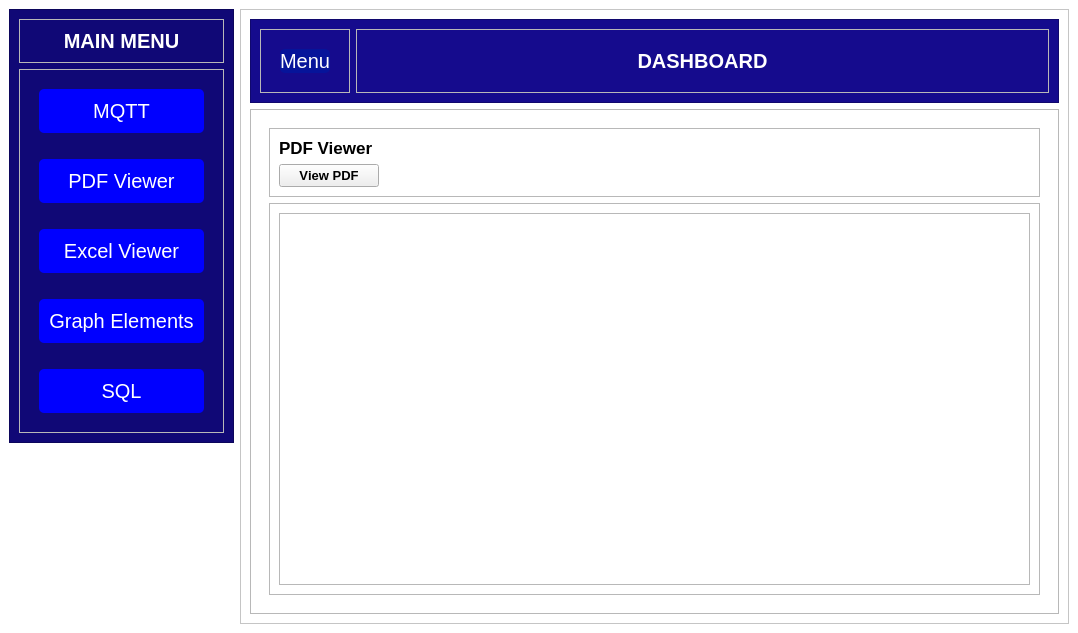
<?xml version="1.0" encoding="UTF-8"?>
<ui version="4.0">
 <class>MainWindow</class>
 <widget class="QMainWindow" name="MainWindow">
  <property name="geometry">
   <rect>
    <x>0</x>
    <y>0</y>
    <width>1078</width>
    <height>633</height>
   </rect>
  </property>
  <property name="windowTitle">
   <string>MainWindow</string>
  </property>
  <widget class="QWidget" name="centralwidget">
   <property name="styleSheet">
    <string notr="true">#frame_4{
background-colr:rgb(0, 21, 116);
}
#frame{
background-color: rgb(16, 8, 118);
}
#centralwidget{
background-color: white;
}
#frame_4  QPushButton{
background-color:rgb(0, 0, 255);
font-size: 20px;
margin:10px;
padding:10px;
border-radius:5px;
color:white;
}

#frame_3 QLabel{
color:white;
}
#frame_8 QLabel{
color:white;
}
#frame_7  QPushButton{
background-color:rgb(6, 20, 154);
color:white;
font-size: 20px;
margin:10px;
text-align: left;
border-radius:5px
}
#frame_7{
width:20px;
}
#frame_5{
background-color:rgb(21, 11, 141);
}
#frame_9 QLabel{
color:black;

}
#frame_2{
background-color:white;

}

</string>
   </property>
   <layout class="QHBoxLayout" name="horizontalLayout">
    <item alignment="Qt::AlignTop">
     <widget class="QFrame" name="frame">
      <property name="sizePolicy">
       <sizepolicy hsizetype="Preferred" vsizetype="Expanding">
        <horstretch>0</horstretch>
        <verstretch>0</verstretch>
       </sizepolicy>
      </property>
      <property name="frameShape">
       <enum>QFrame::StyledPanel</enum>
      </property>
      <property name="frameShadow">
       <enum>QFrame::Raised</enum>
      </property>
      <layout class="QVBoxLayout" name="verticalLayout">
       <item alignment="Qt::AlignTop">
        <widget class="QFrame" name="frame_3">
         <property name="frameShape">
          <enum>QFrame::StyledPanel</enum>
         </property>
         <property name="frameShadow">
          <enum>QFrame::Raised</enum>
         </property>
         <layout class="QHBoxLayout" name="horizontalLayout_2">
          <item alignment="Qt::AlignTop">
           <widget class="QLabel" name="label">
            <property name="font">
             <font>
              <pointsize>15</pointsize>
              <weight>75</weight>
              <bold>true</bold>
             </font>
            </property>
            <property name="text">
             <string>MAIN MENU</string>
            </property>
            <property name="scaledContents">
             <bool>true</bool>
            </property>
            <property name="alignment">
             <set>Qt::AlignCenter</set>
            </property>
           </widget>
          </item>
         </layout>
        </widget>
       </item>
       <item>
        <widget class="QFrame" name="frame_4">
         <property name="sizePolicy">
          <sizepolicy hsizetype="Preferred" vsizetype="Expanding">
           <horstretch>0</horstretch>
           <verstretch>0</verstretch>
          </sizepolicy>
         </property>
         <property name="frameShape">
          <enum>QFrame::StyledPanel</enum>
         </property>
         <property name="frameShadow">
          <enum>QFrame::Raised</enum>
         </property>
         <layout class="QVBoxLayout" name="verticalLayout_2">
          <item>
           <widget class="QPushButton" name="pushButton">
            <property name="font">
             <font>
              <pointsize>-1</pointsize>
             </font>
            </property>
            <property name="text">
             <string>MQTT</string>
            </property>
           </widget>
          </item>
          <item>
           <widget class="QPushButton" name="pushButton_2">
            <property name="font">
             <font>
              <pointsize>-1</pointsize>
             </font>
            </property>
            <property name="text">
             <string>PDF Viewer</string>
            </property>
           </widget>
          </item>
          <item>
           <widget class="QPushButton" name="pushButton_3">
            <property name="font">
             <font>
              <pointsize>-1</pointsize>
             </font>
            </property>
            <property name="text">
             <string>Excel Viewer</string>
            </property>
           </widget>
          </item>
          <item>
           <widget class="QPushButton" name="pushButton_4">
            <property name="font">
             <font>
              <pointsize>-1</pointsize>
             </font>
            </property>
            <property name="text">
             <string>Graph Elements</string>
            </property>
           </widget>
          </item>
          <item>
           <widget class="QPushButton" name="pushButton_6">
            <property name="font">
             <font>
              <pointsize>-1</pointsize>
             </font>
            </property>
            <property name="text">
             <string>SQL</string>
            </property>
           </widget>
          </item>
         </layout>
        </widget>
       </item>
      </layout>
     </widget>
    </item>
    <item>
     <widget class="QFrame" name="frame_2">
      <property name="frameShape">
       <enum>QFrame::StyledPanel</enum>
      </property>
      <property name="frameShadow">
       <enum>QFrame::Raised</enum>
      </property>
      <layout class="QVBoxLayout" name="verticalLayout_3">
       <item>
        <widget class="QFrame" name="frame_5">
         <property name="frameShape">
          <enum>QFrame::StyledPanel</enum>
         </property>
         <property name="frameShadow">
          <enum>QFrame::Raised</enum>
         </property>
         <layout class="QHBoxLayout" name="horizontalLayout_3">
          <item alignment="Qt::AlignLeft">
           <widget class="QFrame" name="frame_7">
            <property name="frameShape">
             <enum>QFrame::StyledPanel</enum>
            </property>
            <property name="frameShadow">
             <enum>QFrame::Raised</enum>
            </property>
            <layout class="QHBoxLayout" name="horizontalLayout_4">
             <item alignment="Qt::AlignLeft">
              <widget class="QPushButton" name="pushButton_5">
               <property name="font">
                <font>
                 <pointsize>-1</pointsize>
                </font>
               </property>
               <property name="text">
                <string>Menu</string>
               </property>
              </widget>
             </item>
            </layout>
           </widget>
          </item>
          <item>
           <widget class="QFrame" name="frame_8">
            <property name="frameShape">
             <enum>QFrame::StyledPanel</enum>
            </property>
            <property name="frameShadow">
             <enum>QFrame::Raised</enum>
            </property>
            <layout class="QVBoxLayout" name="verticalLayout_4">
             <item>
              <widget class="QLabel" name="label_3">
               <property name="sizePolicy">
                <sizepolicy hsizetype="Expanding" vsizetype="Preferred">
                 <horstretch>0</horstretch>
                 <verstretch>0</verstretch>
                </sizepolicy>
               </property>
               <property name="font">
                <font>
                 <pointsize>15</pointsize>
                 <weight>75</weight>
                 <bold>true</bold>
                </font>
               </property>
               <property name="text">
                <string>DASHBOARD</string>
               </property>
               <property name="alignment">
                <set>Qt::AlignCenter</set>
               </property>
              </widget>
             </item>
            </layout>
           </widget>
          </item>
         </layout>
        </widget>
       </item>
       <item>
        <widget class="QFrame" name="frame_6">
         <property name="frameShape">
          <enum>QFrame::StyledPanel</enum>
         </property>
         <property name="frameShadow">
          <enum>QFrame::Raised</enum>
         </property>
         <layout class="QVBoxLayout" name="verticalLayout_5">
          <item>
           <widget class="QStackedWidget" name="stackedWidget">
            <property name="currentIndex">
             <number>1</number>
            </property>
            <widget class="QWidget" name="page">
             <layout class="QVBoxLayout" name="verticalLayout_6">
              <item alignment="Qt::AlignTop">
               <widget class="QFrame" name="frame_9">
                <property name="frameShape">
                 <enum>QFrame::StyledPanel</enum>
                </property>
                <property name="frameShadow">
                 <enum>QFrame::Raised</enum>
                </property>
                <layout class="QVBoxLayout" name="verticalLayout_7">
                 <item alignment="Qt::AlignLeft|Qt::AlignTop">
                  <widget class="QLabel" name="label_4">
                   <property name="font">
                    <font>
                     <pointsize>13</pointsize>
                     <weight>75</weight>
                     <bold>true</bold>
                    </font>
                   </property>
                   <property name="text">
                    <string>MQTT</string>
                   </property>
                   <property name="alignment">
                    <set>Qt::AlignHCenter|Qt::AlignTop</set>
                   </property>
                  </widget>
                 </item>
                </layout>
               </widget>
              </item>
              <item>
               <widget class="QFrame" name="frame_10">
                <property name="sizePolicy">
                 <sizepolicy hsizetype="Preferred" vsizetype="Expanding">
                  <horstretch>0</horstretch>
                  <verstretch>0</verstretch>
                 </sizepolicy>
                </property>
                <property name="frameShape">
                 <enum>QFrame::StyledPanel</enum>
                </property>
                <property name="frameShadow">
                 <enum>QFrame::Raised</enum>
                </property>
                <layout class="QFormLayout" name="formLayout">
                 <item row="0" column="0">
                  <widget class="QLabel" name="label_2">
                   <property name="font">
                    <font>
                     <pointsize>12</pointsize>
                    </font>
                   </property>
                   <property name="text">
                    <string>Message toPublish</string>
                   </property>
                  </widget>
                 </item>
                 <item row="0" column="1">
                  <widget class="QTextEdit" name="textEdit">
                   <property name="font">
                    <font>
                     <pointsize>12</pointsize>
                    </font>
                   </property>
                  </widget>
                 </item>
                 <item row="1" column="1">
                  <widget class="QPushButton" name="pushButton_7">
                   <property name="font">
                    <font>
                     <pointsize>9</pointsize>
                     <weight>75</weight>
                     <bold>true</bold>
                    </font>
                   </property>
                   <property name="text">
                    <string>Publish</string>
                   </property>
                  </widget>
                 </item>
                 <item row="2" column="0">
                  <widget class="QLabel" name="label_9">
                   <property name="font">
                    <font>
                     <pointsize>10</pointsize>
                    </font>
                   </property>
                   <property name="text">
                    <string>Recived Message</string>
                   </property>
                  </widget>
                 </item>
                 <item row="2" column="1">
                  <widget class="QTextEdit" name="textEdit_2"/>
                 </item>
                </layout>
               </widget>
              </item>
             </layout>
            </widget>
            <widget class="QWidget" name="page_2">
             <layout class="QVBoxLayout" name="verticalLayout_9">
              <item alignment="Qt::AlignTop">
               <widget class="QFrame" name="frame_12">
                <property name="frameShape">
                 <enum>QFrame::StyledPanel</enum>
                </property>
                <property name="frameShadow">
                 <enum>QFrame::Raised</enum>
                </property>
                <layout class="QVBoxLayout" name="verticalLayout_8">
                 <item>
                  <widget class="QLabel" name="label_5">
                   <property name="font">
                    <font>
                     <pointsize>13</pointsize>
                     <weight>75</weight>
                     <bold>true</bold>
                    </font>
                   </property>
                   <property name="text">
                    <string>PDF Viewer</string>
                   </property>
                   <property name="alignment">
                    <set>Qt::AlignLeading|Qt::AlignLeft|Qt::AlignTop</set>
                   </property>
                  </widget>
                 </item>
                 <item>
                  <widget class="QPushButton" name="pushButton_8">
                   <property name="maximumSize">
                    <size>
                     <width>100</width>
                     <height>16777215</height>
                    </size>
                   </property>
                   <property name="font">
                    <font>
                     <pointsize>10</pointsize>
                     <weight>75</weight>
                     <bold>true</bold>
                     <kerning>false</kerning>
                    </font>
                   </property>
                   <property name="text">
                    <string>View PDF</string>
                   </property>
                  </widget>
                 </item>
                </layout>
               </widget>
              </item>
              <item>
               <widget class="QFrame" name="frame_11">
                <property name="sizePolicy">
                 <sizepolicy hsizetype="Preferred" vsizetype="Expanding">
                  <horstretch>0</horstretch>
                  <verstretch>0</verstretch>
                 </sizepolicy>
                </property>
                <property name="font">
                 <font>
                  <pointsize>9</pointsize>
                 </font>
                </property>
                <property name="frameShape">
                 <enum>QFrame::StyledPanel</enum>
                </property>
                <property name="frameShadow">
                 <enum>QFrame::Raised</enum>
                </property>
                <layout class="QVBoxLayout" name="verticalLayout_16">
                 <item>
                  <widget class="QFrame" name="frame_19">
                   <property name="frameShape">
                    <enum>QFrame::StyledPanel</enum>
                   </property>
                   <property name="frameShadow">
                    <enum>QFrame::Raised</enum>
                   </property>
                  </widget>
                 </item>
                </layout>
               </widget>
              </item>
             </layout>
            </widget>
            <widget class="QWidget" name="page_3">
             <layout class="QVBoxLayout" name="verticalLayout_11">
              <item alignment="Qt::AlignTop">
               <widget class="QFrame" name="frame_14">
                <property name="frameShape">
                 <enum>QFrame::StyledPanel</enum>
                </property>
                <property name="frameShadow">
                 <enum>QFrame::Raised</enum>
                </property>
                <layout class="QVBoxLayout" name="verticalLayout_10">
                 <item alignment="Qt::AlignLeft|Qt::AlignTop">
                  <widget class="QLabel" name="label_6">
                   <property name="font">
                    <font>
                     <pointsize>13</pointsize>
                     <weight>75</weight>
                     <bold>true</bold>
                    </font>
                   </property>
                   <property name="text">
                    <string>EXCEL Viewer</string>
                   </property>
                   <property name="alignment">
                    <set>Qt::AlignHCenter|Qt::AlignTop</set>
                   </property>
                  </widget>
                 </item>
                 <item>
                  <widget class="QPushButton" name="pushButton_9">
                   <property name="maximumSize">
                    <size>
                     <width>100</width>
                     <height>16777215</height>
                    </size>
                   </property>
                   <property name="text">
                    <string>View Excel</string>
                   </property>
                  </widget>
                 </item>
                </layout>
               </widget>
              </item>
              <item>
               <widget class="QFrame" name="frame_13">
                <property name="sizePolicy">
                 <sizepolicy hsizetype="Preferred" vsizetype="Expanding">
                  <horstretch>0</horstretch>
                  <verstretch>0</verstretch>
                 </sizepolicy>
                </property>
                <property name="frameShape">
                 <enum>QFrame::StyledPanel</enum>
                </property>
                <property name="frameShadow">
                 <enum>QFrame::Raised</enum>
                </property>
               </widget>
              </item>
             </layout>
            </widget>
            <widget class="QWidget" name="page_4">
             <layout class="QVBoxLayout" name="verticalLayout_13">
              <item alignment="Qt::AlignTop">
               <widget class="QFrame" name="frame_16">
                <property name="frameShape">
                 <enum>QFrame::StyledPanel</enum>
                </property>
                <property name="frameShadow">
                 <enum>QFrame::Raised</enum>
                </property>
                <layout class="QVBoxLayout" name="verticalLayout_12">
                 <item alignment="Qt::AlignLeft|Qt::AlignTop">
                  <widget class="QLabel" name="label_7">
                   <property name="font">
                    <font>
                     <pointsize>13</pointsize>
                     <weight>75</weight>
                     <bold>true</bold>
                    </font>
                   </property>
                   <property name="text">
                    <string>Graph Elements</string>
                   </property>
                   <property name="alignment">
                    <set>Qt::AlignHCenter|Qt::AlignTop</set>
                   </property>
                  </widget>
                 </item>
                </layout>
               </widget>
              </item>
              <item>
               <widget class="QFrame" name="frame_15">
                <property name="sizePolicy">
                 <sizepolicy hsizetype="Preferred" vsizetype="Expanding">
                  <horstretch>0</horstretch>
                  <verstretch>0</verstretch>
                 </sizepolicy>
                </property>
                <property name="frameShape">
                 <enum>QFrame::StyledPanel</enum>
                </property>
                <property name="frameShadow">
                 <enum>QFrame::Raised</enum>
                </property>
                <layout class="QGridLayout" name="gridLayout_4"/>
               </widget>
              </item>
             </layout>
            </widget>
            <widget class="QWidget" name="page_5">
             <layout class="QVBoxLayout" name="verticalLayout_15">
              <item alignment="Qt::AlignTop">
               <widget class="QFrame" name="frame_18">
                <property name="frameShape">
                 <enum>QFrame::StyledPanel</enum>
                </property>
                <property name="frameShadow">
                 <enum>QFrame::Raised</enum>
                </property>
                <layout class="QVBoxLayout" name="verticalLayout_14">
                 <item alignment="Qt::AlignLeft|Qt::AlignTop">
                  <widget class="QLabel" name="label_8">
                   <property name="font">
                    <font>
                     <pointsize>13</pointsize>
                     <weight>75</weight>
                     <bold>true</bold>
                    </font>
                   </property>
                   <property name="text">
                    <string>SQL</string>
                   </property>
                   <property name="alignment">
                    <set>Qt::AlignHCenter|Qt::AlignTop</set>
                   </property>
                  </widget>
                 </item>
                </layout>
               </widget>
              </item>
              <item>
               <widget class="QFrame" name="frame_17">
                <property name="sizePolicy">
                 <sizepolicy hsizetype="Preferred" vsizetype="Expanding">
                  <horstretch>0</horstretch>
                  <verstretch>0</verstretch>
                 </sizepolicy>
                </property>
                <property name="font">
                 <font>
                  <pointsize>12</pointsize>
                  <weight>75</weight>
                  <bold>true</bold>
                 </font>
                </property>
                <property name="frameShape">
                 <enum>QFrame::StyledPanel</enum>
                </property>
                <property name="frameShadow">
                 <enum>QFrame::Raised</enum>
                </property>
                <widget class="QComboBox" name="comboBox">
                 <property name="geometry">
                  <rect>
                   <x>160</x>
                   <y>10</y>
                   <width>121</width>
                   <height>22</height>
                  </rect>
                 </property>
                 <property name="font">
                  <font>
                   <pointsize>10</pointsize>
                  </font>
                 </property>
                </widget>
                <widget class="QLabel" name="label_10">
                 <property name="geometry">
                  <rect>
                   <x>20</x>
                   <y>10</y>
                   <width>121</width>
                   <height>16</height>
                  </rect>
                 </property>
                 <property name="font">
                  <font>
                   <pointsize>10</pointsize>
                  </font>
                 </property>
                 <property name="text">
                  <string>Select A Table</string>
                 </property>
                </widget>
               </widget>
              </item>
             </layout>
            </widget>
           </widget>
          </item>
         </layout>
        </widget>
       </item>
      </layout>
     </widget>
    </item>
   </layout>
  </widget>
 </widget>
 <resources/>
 <connections/>
</ui>
